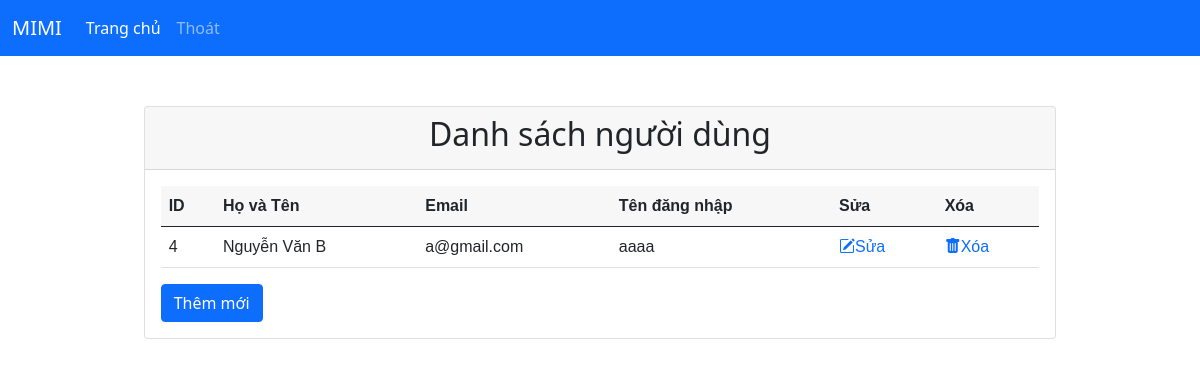
Page /admin/manage-member/index.php (signed in) on the earlier database version.
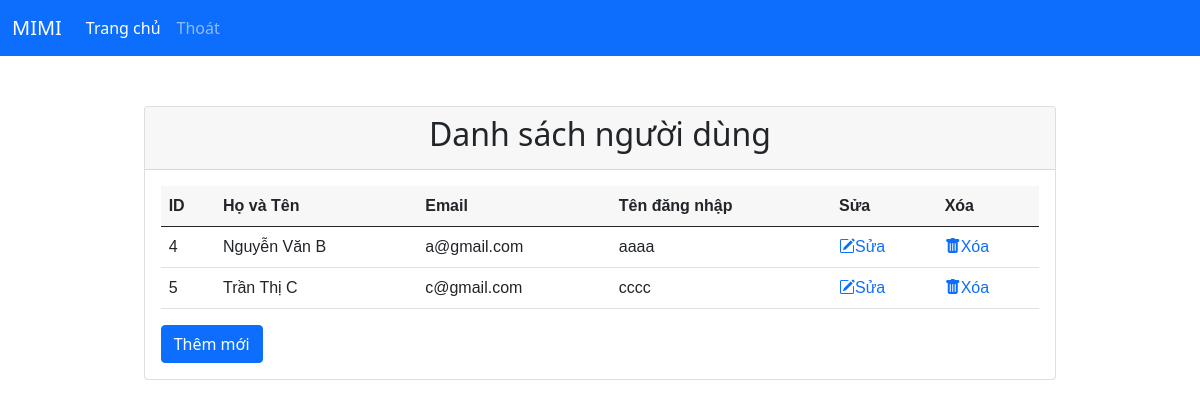
Same page on the later database version.
### tables this page shows
CREATE TABLE `nguoidung` (
  `Id` int(11) NOT NULL,
  `HoTen` varchar(99) NOT NULL,
  `DiaChi` varchar(99) NOT NULL,
  `Email` varchar(99) NOT NULL,
  `Sdt` text NOT NULL,
  `cmnd` int(11) NOT NULL,
  `TenDangNhap` text NOT NULL,
  `MatKhau` text NOT NULL
);

### admin/manage-member/index.php (the view, shortened to what this page needs)
<!doctype html>
<html lang="en">
<head>
    <link href="https://cdn.jsdelivr.net/npm/bootstrap@5.0.2/dist/css/bootstrap.min.css" rel="stylesheet">
    <link rel="stylesheet" href="https://cdn.jsdelivr.net/npm/bootstrap-icons@1.6.0/font/bootstrap-icons.css">
    <link rel="stylesheet" href="../css/style.css">
</head>
<body>
    <?php include('../bridge/check-login-admin.php');
    include('../bridge/menu.php');
    ?>
    <div class="container-fluid"  style="padding: 50px">
        <div class="row">
            <div class="col-md-1"></div>
            <div class="col-md-10">
                <div class="card">
                    <div class="card-header">
                        <h2>Danh sách người dùng</h2>
                    </div>
                    <div class="card-body">
                        <table class="table">
                            <thead class="thead-dark">
                                <tr>
                                    <th>ID </th>
                                    <th>Họ và Tên</th>
                                    <th>Email</th>
                                    <th>Tên đăng nhập</th>
                                    <th>Sửa</th>
                                    <th>Xóa</th>
                                </tr>
                            </thead>
                            <tbody>
                                <?php
                                include('../config/connect.php');
                                $sql = "SELECT * FROM nguoidung";
                                $result = mysqli_query($conn, $sql);
                                if (mysqli_num_rows($result) > 0) {
                                    while ($row = mysqli_fetch_assoc($result)) { ?>
                                        <tr>
                                            <td><?php echo $row['Id'] ?></td>
                                            <td><?php echo $row['HoTen'] ?></td>
                                            <td><?php echo $row['Email'] ?></td>
                                            <td><?php echo $row['TenDangNhap'] ?></td>
                                            <td><a style="text-decoration: none" href="update-member.php?id=<?php echo $row['Id']; ?>"><i class="bi bi-pencil-square"></i>Sửa</a></td>
                                            <td><a onclick="return Del('<?php echo $row['HoTen']; ?>')" style="text-decoration: none" href="delete-member.php?id=<?php echo $row['Id']; ?>"><i class="bi bi-trash-fill"></i>Xóa</a></td>
                                        </tr>
                                <?php    }
                                } else {
                                    echo "0 results";
                                }
                                ?>
                            </tbody>
                        </table>
                        <a class="btn btn-primary" href="add-member.php">Thêm mới</a>
                    </div>
                </div>
            </div>
            <div class="col-md-1"></div>
        </div>
    </div>
</body>
</html>

Differences in the rows shown:
added nguoidung: Id "5", HoTen "Trần Thị C", Email "c@gmail.com", TenDangNhap "cccc"
